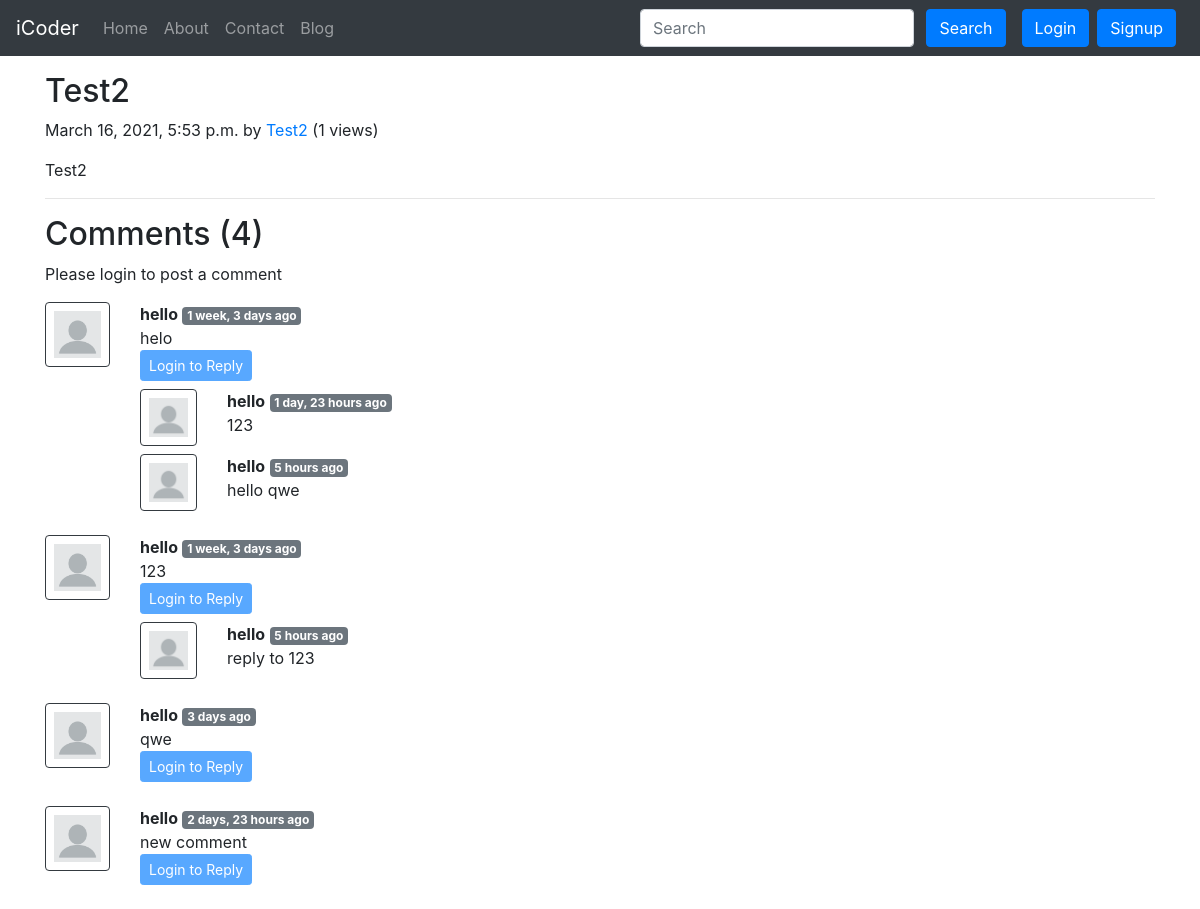
Page /blog/t2 on the committed database.
### blog/models.py (models this page shows, shortened)
class Post(models.Model):
	sno = models.AutoField(primary_key=True)
	title = models.CharField(max_length=255)
	content = models.TextField()
	author = models.CharField(max_length=13)
	slug = models.CharField(max_length=130, default="")
	views = models.IntegerField(default=0)
	timeStamp = models.DateTimeField(blank=True)

class BlogComment(models.Model):
	sno = models.AutoField(primary_key=True)
	comment = models.TextField()
	user = models.ForeignKey(User, on_delete=models.CASCADE)
	post = models.ForeignKey(Post, on_delete=models.CASCADE)
	parent = models.ForeignKey("self", on_delete=models.CASCADE, null=True)
	timestamp = models.DateTimeField(default=now)

### blog/views.py (the view)
# urls.py: path('<str:slug>', views.blogPost, name='blogPost'),
def blogPost(request, slug):
	post = Post.objects.filter(slug=slug).first()
	post.views = post.views + 1
	post.save()
	comments = BlogComment.objects.filter(post=post, parent=None)
	replies = BlogComment.objects.filter(post=post).exclude(parent=None)
	replyDict = {}
	for reply in replies:
		if reply.parent.sno not in replyDict.keys():
			replyDict[reply.parent.sno] = [reply]
		else:
			replyDict[reply.parent.sno].append(reply)
	context = {"post": post, 'comments': comments, 'user': request.user, "replyDict": replyDict}
	return render(request, "blog/blogPost.html", context)

### blog/templatetags/extras.py (called while the page is built)
@register.filter(name="get_val")
def get_val(dict, key):
    return dict.get(key)

### templates/blog/blogPost.html (shortened to what this page needs)
{% extends 'base.html' %}
{% block body %}
{% load humanize %}
{% load extras %}
<div class="container my-3">
	<div class="blog-post">
		<h2 class="blog-post-title">{{post.title}}</h2>
		<p class="blog-post-meta">{{post.timeStamp}} by
			<a href="/about">{{post.author}}</a>
			(<span>{{post.views}} views</span>)
		</p>
		<p>{{post.content|safe}}</p>
		<hr>
	</div>
	<h2>Comments ({{comments.count}})</h2>
	<div class="my-2">
		{% if user.is_authenticated %}
		<form action="/blog/postComment" method="POST">
			{% csrf_token %}
			<div class="form-group">
				<label for="exampleInputEmail1">Post Comment</label>
				<input type="text" class="form-control" name="comment" id="comment" placeholder="Enter Comment here">
			</div>
			<input type="hidden" name="postSno" id="postSno" value="{{post.sno}}">
			<input type="hidden" name="parentSno" value="">
			<button type="submit" class="btn btn-primary">Submit</button>
		</form>
		{% else %}
		<p>Please login to post a comment</p>
		{% endif %}
	</div>
	{% for comment in comments %}
	<div class="row my-3">
		<div class="col-md-1">
			<img class="rounded mx-auto d-block w-100 p-2 border border-dark"
				src="/static/img/blank-profile-picture.png" alt="user">
		</div>
		<div class="col-md-11">
			<b>{{comment.user.username}}</b>
			<span class="badge badge-secondary">{{comment.timestamp | naturaltime}}</span>
			<div>{{comment.comment}}</div>
			<div class="reply mx-0">
				{% if user.is_authenticated %}
				<button class="btn btn-sm btn-primary" type="button" data-toggle="collapse"
					data-target="#replyBox{{comment.sno}}" aria-expanded="false"
					aria-controls="replyBox{{comment.sno}}">
					Reply
				</button>
				<div class="collapse" id="replyBox{{comment.sno}}">
					<div class="card card-body my-2">
						<form action="/blog/postComment" method="POST">
							{% csrf_token %}
							<div class="form-group">
								<label for="comment">Post a Reply</label>
								<input type="text" class="form-control" name="comment" id="comment"
									placeholder="Enter Comment here">
								<input type="hidden" name="parentSno" value="{{comment.sno}}">
							</div>
							<input type="hidden" name="postSno" id="postSno" value="{{post.sno}}">
							<button type="submit" class="btn btn-primary">Submit</button>
						</form>
					</div>
				</div>
				{% else %}
				<button class="btn btn-sm btn-primary" type="button" data-toggle="collapse"
					data-target="#replyBox{{comment.sno}}" aria-expanded="false" aria-controls="replyBox{{comment.sno}}"
					disabled>
					Login to Reply
				</button>
				{% endif %}
				<div class="replies my-2">
					{% for reply in replyDict|get_val:comment.sno %}
					<div class="row my-2">
						<div class="col-md-1">
							<img class="rounded mx-auto d-block w-100 p-2 border border-dark"
								src="/static/img/blank-profile-picture.png" alt="user">
						</div>
						<div class="col-md-11">
							<b>{{reply.user.username}}</b>
							<span class="badge badge-secondary">{{reply.timestamp | naturaltime}}</span>
							<div>{{reply.comment}}</div>
						</div>
						<br>
					</div>
					{% endfor %}
				</div>
			</div>
		</div>
	</div>
	{% endfor %}
</div>
{% endblock body %}

### rows in the picture
Post: title "Test2", timeStamp "March 16, 2021, 5:53 p.m.", author "Test2", views "1", content "Test2"
BlogComment: user.username "hello", timestamp "1 week, 3 days ago", comment "helo"
BlogComment: user.username "hello", timestamp "1 day, 23 hours ago", comment "123"
BlogComment: user.username "hello", timestamp "5 hours ago", comment "hello qwe"
BlogComment: user.username "hello", timestamp "1 week, 3 days ago", comment "123"
BlogComment: user.username "hello", timestamp "5 hours ago", comment "reply to 123"
BlogComment: user.username "hello", timestamp "3 days ago", comment "qwe"
BlogComment: user.username "hello", timestamp "2 days, 23 hours ago", comment "new comment"

### other values in the picture
{{ comments.count }} "4"
